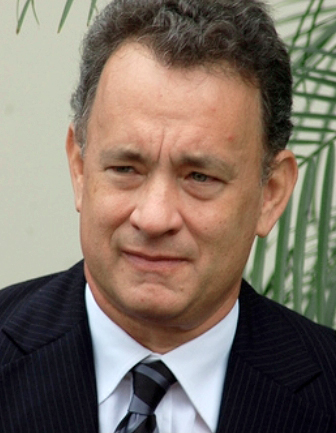
#> input picture images/face.jpg, 336 x 433 px
$ python face_detection.py
#> lines starting #> are read from the running program, lines starting #| are printed output that depends on the picture; after the words box and inside, x2 and y2 are one past the last pixel; in counts of white or black regions, pixels touching at a corner belong together
### image_show.py
import cv2


def viewImage(image, name_of_window):
    """Views image"""

    cv2.namedWindow(name_of_window)
    cv2.imshow(name_of_window, image)
    cv2.waitKey(0)
    cv2.destroyAllWindows()


# [6 lines left out: function crop, not called in this run]

### face_detection.py
import cv2
from image_show import viewImage

image_path = str(input('Path: '))
#> the answer given: images/face.jpg
face_cascade = cv2.CascadeClassifier('haarcascade_frontalface_default.xml')
image = cv2.imread(image_path)
#> image is the input picture: shape (433, 336, 3); mean B, G, R 101.3, 113.6, 126.6
gray = cv2.cvtColor(image, cv2.COLOR_BGR2GRAY)
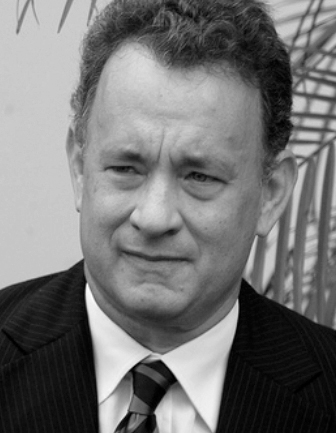
#> gray: shape (433, 336); min 0, max 255, mean 116.1

faces = face_cascade.detectMultiScale(
    gray,
    scaleFactor=1.1,
    minNeighbors=6,
    minSize=(10, 10)
)
#> faces = [[47, 82, 231, 231]]

faces_detected = f'Лиц обнаружено {len(faces)}'
#> faces_detected = 'Лиц обнаружено 1'

print(faces_detected)
#| Лиц обнаружено 1

for (x, y, w, h) in faces:
    cv2.rectangle(image, (x, y), (x + w, y + h), (255, 255, 0), 2)
#> this loop made 1 pass
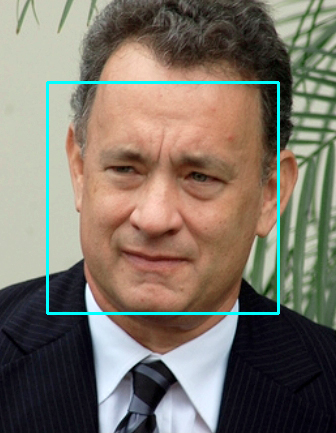
#> image: shape (433, 336, 3); 1.9% of pixels changed, all inside (x1, y1, x2, y2) = (46, 81, 280, 315)

viewImage(image, faces_detected)
# ./images/face.jpg

$ run again, with images/dog.jpeg copied over images/face.jpg
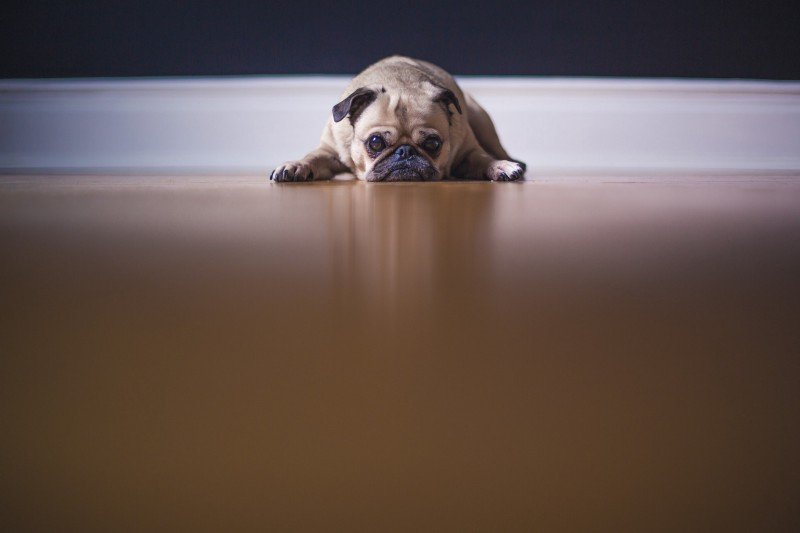
#> input picture images/dog.jpeg, 800 x 533 px
#> image is the input picture: shape (533, 800, 3); mean B, G, R 77.7, 82.9, 99.2
#> `gray = cv2.cvtColor(image, cv2.COLOR_BGR2GRAY)`:
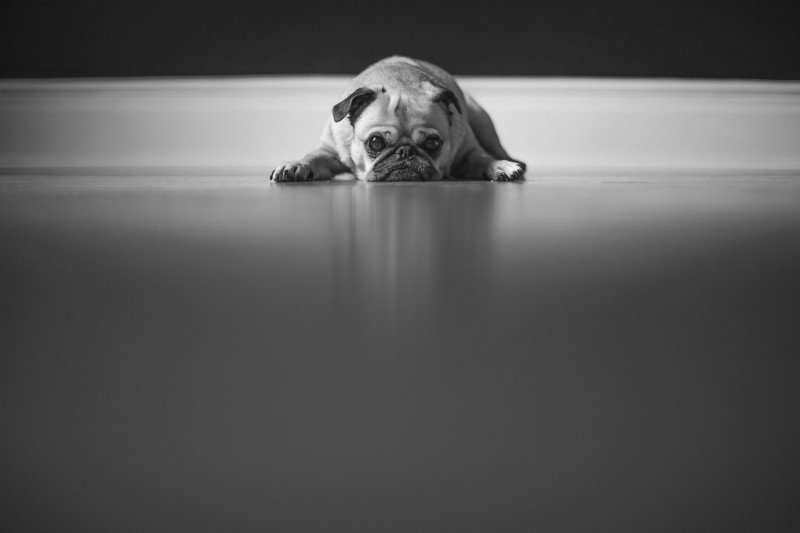
#> gray: shape (533, 800); min 9, max 250, mean 87.2
#> faces = ()
#> faces_detected = 'Лиц обнаружено 0'
#| Лиц обнаружено 0

$ run again, with images/girls.jpeg copied over images/face.jpg
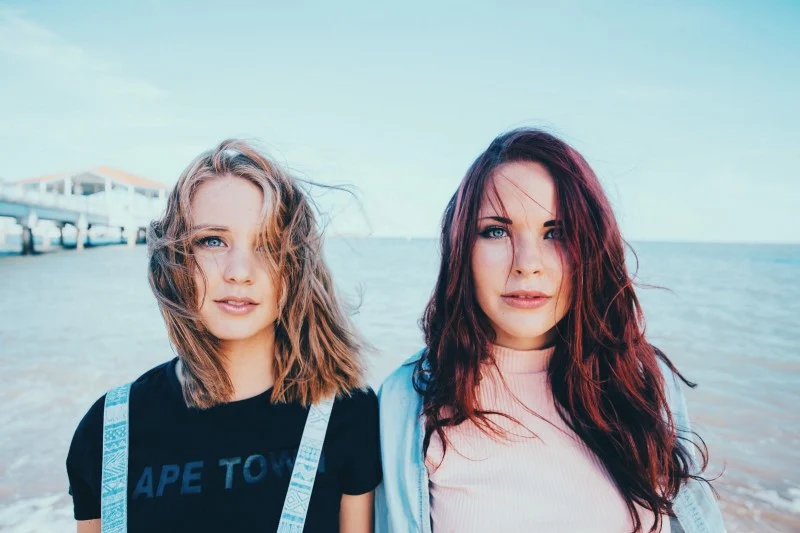
#> input picture images/girls.jpeg, 800 x 533 px
#> image is the input picture: shape (533, 800, 3); mean B, G, R 176.3, 172.1, 158.6
#> `gray = cv2.cvtColor(image, cv2.COLOR_BGR2GRAY)`:
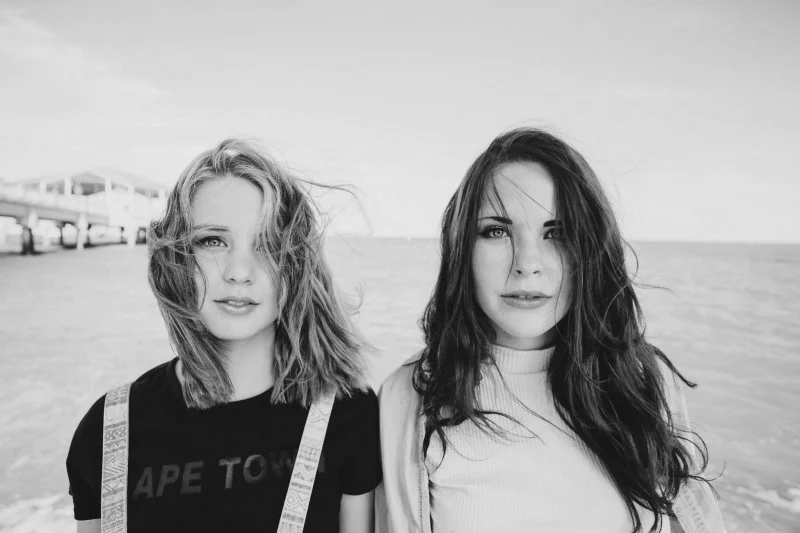
#> gray: shape (533, 800); min 11, max 240, mean 168.6
#> faces = [[452, 183, 146, 146], [171, 197, 134, 134]]
#> faces_detected = 'Лиц обнаружено 2'
#| Лиц обнаружено 2
#> the loop `for (x, y, w, h) in faces:` made 2 passes
#> after the loop `for (x, y, w, h) in faces:`:
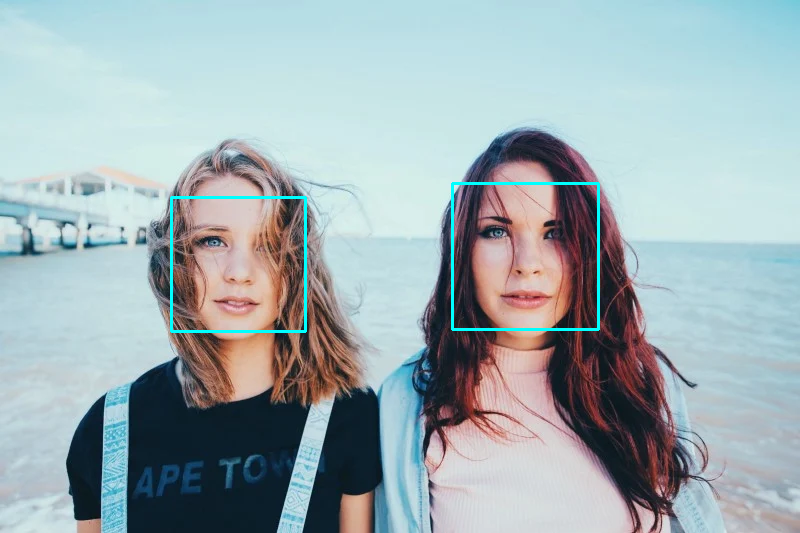
#> image: shape (533, 800, 3); 0.79% of pixels changed, all inside (x1, y1, x2, y2) = (170, 182, 600, 333)
